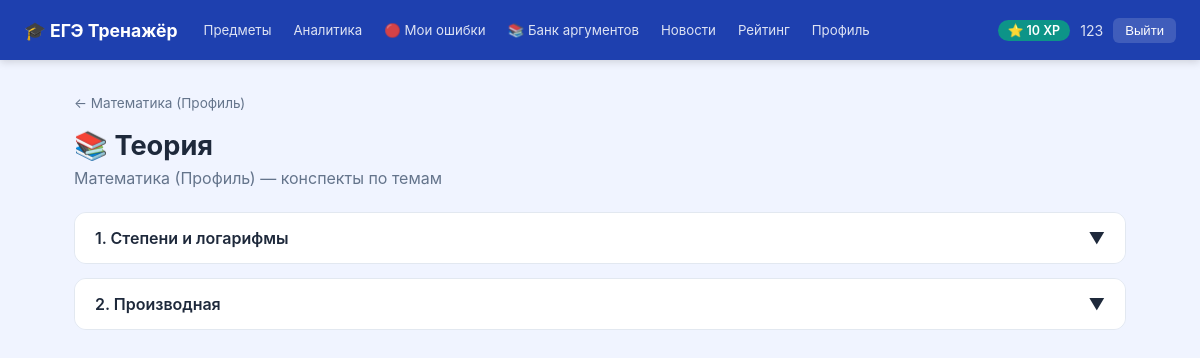
The page /py/subjects/math/theory (signed in) on the database its author committed.
### tables this page shows
CREATE TABLE users (
            id INTEGER PRIMARY KEY AUTOINCREMENT,
            name TEXT NOT NULL,
            email TEXT UNIQUE NOT NULL,
            password_hash TEXT NOT NULL,
            xp INTEGER NOT NULL DEFAULT 0,
            tests_completed INTEGER NOT NULL DEFAULT 0,
            created_at TIMESTAMP DEFAULT CURRENT_TIMESTAMP
        );

CREATE TABLE theory_sections (
            id INTEGER PRIMARY KEY AUTOINCREMENT,
            subject TEXT NOT NULL,
            title TEXT NOT NULL,
            content TEXT NOT NULL,
            order_index INTEGER NOT NULL DEFAULT 0
        );

### app.py (the view)
@app.route('/py/subjects/<subject>/theory')
@login_required
def theory(subject):
    if subject not in SUBJECTS: return redirect('/py/')
    user=get_current_user()
    try:
        cur=get_cursor()
        cur.execute('SELECT * FROM theory_sections WHERE subject=%s ORDER BY order_index',(subject,))
        sections=cur.fetchall()
    except: sections=[]
    return render_template('theory.html',user=user,subj=SUBJECTS[subject],subject=subject,sections=sections)

### app.py (called while the page is built)
def get_db():
    if 'db' not in g:
        if USE_SQLITE:
            conn = sqlite3.connect(SQLITE_PATH)
            conn.row_factory = sqlite3.Row
            g.db = conn; g.use_sqlite = True
        else:
            conn = psycopg2.connect(DATABASE_URL, cursor_factory=psycopg2.extras.RealDictCursor)
            conn.autocommit = False
            g.db = conn; g.use_sqlite = False
    return g.db

def get_cursor():
    db = get_db()
    cur = db.cursor()
    return SQLiteCursor(cur) if g.get('use_sqlite') else cur

def get_current_user():
    uid = session.get('user_id')
    if not uid: return None
    try:
        cur = get_cursor()
        cur.execute('SELECT id,name,email,xp,tests_completed FROM users WHERE id=%s',(uid,))
        return cur.fetchone()
    except: return None

def login_required(f):
    from functools import wraps
    @wraps(f)
    def decorated(*args, **kwargs):
        if not session.get('user_id'):
            return redirect('/py/login')
        return f(*args, **kwargs)
    return decorated

    def execute(self, sql, params=None):
        has_ret = bool(re.search(r'\bRETURNING\b', sql, re.IGNORECASE))
        if has_ret:
            sql = re.sub(r'\s+RETURNING\s+\w+', '', sql, flags=re.IGNORECASE)
        sql = sql.replace('%s', '?')
        self._cur.execute(sql, params or [])
        self._lastrowid = self._cur.lastrowid
        self._returning = has_ret

    def fetchone(self):
        if getattr(self, '_returning', False):
            return {'id': self._lastrowid}
        row = self._cur.fetchone()
        return dict(row) if row else None

    def fetchall(self):
        return [dict(r) for r in self._cur.fetchall()]

### templates/theory.html (shortened to what this page needs)
{% extends 'base.html' %}
{% block content %}
<div class="container">
  <a href="/py/subjects/{{ subject }}" class="back-link">← {{ subj.title }}</a>
  <div class="page-title">📚 Теория</div>
  <div class="page-subtitle">{{ subj.title }} — конспекты по темам</div>
  {% if sections %}
  {% for section in sections %}
  <div class="theory-section">
    <div class="theory-section-header">
      <span>{{ section.order_index }}. {{ section.title }}</span>
      <span class="chevron">▼</span>
    </div>
  </div>
  {% endfor %}
  {% else %}
  <div class="empty-state">
    <div class="icon">📭</div>
    <div>Теоретические материалы пока не добавлены</div>
  </div>
  {% endif %}
</div>
{% endblock %}

### templates/base.html (shortened to what this page needs)
<!DOCTYPE html>
<html lang="ru">
<head>
  <link rel="stylesheet" href="/py/static/css/style.css">
</head>
<body>
{% if user %}
<nav class="navbar">
  <a href="/py/" class="navbar-brand">🎓 ЕГЭ Тренажёр</a>
  <div class="navbar-links">
    <a href="/py/">Предметы</a>
    <a href="/py/analytics">Аналитика</a>
    <a href="/py/mistakes">🔴 Мои ошибки</a>
    <a href="/py/arguments">📚 Банк аргументов</a>
    <a href="/py/news">Новости</a>
    <a href="/py/leaderboard">Рейтинг</a>
    <a href="/py/profile">Профиль</a>
  </div>
  <div class="navbar-user">
    <span class="xp-badge">⭐ {{ user.xp }} XP</span>
    <span style="color:rgba(255,255,255,0.85);font-size:0.88rem">{{ user.name }}</span>
    <a href="/py/logout"><button class="btn-logout">Выйти</button></a>
  </div>
</nav>
{% endif %}
{% block content %}{% endblock %}
</body>
</html>

### static/css/style.css (style rules this page uses)
:root { --primary: #1e40af; --primary-light: #3b82f6; --primary-dark: #1e3a8a; --secondary: #0d9488; --bg: #f0f4ff; --card: #ffffff; --text: #1e293b; --text-muted: #64748b; --border: #e2e8f0; --success: #16a34a; --error: #dc2626; --warning: #d97706; --radius: 12px; --shadow: 0 2px 16px rgba(30,64,175,0.08); --shadow-hover: 0 8px 32px rgba(30,64,175,0.15); }
* { box-sizing: border-box; margin: 0; padding: 0; }
body { font-family: -apple-system, BlinkMacSystemFont, 'Segoe UI', sans-serif; background: var(--bg); color: var(--text); min-height: 100vh; }
a { color: var(--primary); text-decoration: none; }
.navbar { background: var(--primary); color: white; padding: 0 24px; display: flex; align-items: center; height: 60px; gap: 16px; box-shadow: 0 2px 8px rgba(0,0,0,0.15); position: sticky; top: 0; z-index: 100; }
.navbar-brand { font-size: 1.1rem; font-weight: 700; color: white; display: flex; align-items: center; gap: 8px; text-decoration: none; white-space: nowrap; }
.navbar-links { display: flex; gap: 2px; flex: 1; overflow-x: auto; }
.navbar-links a { color: rgba(255,255,255,0.85); padding: 5px 10px; border-radius: 6px; font-size: 0.83rem; transition: all 0.15s; white-space: nowrap; }
.navbar-user { display: flex; align-items: center; gap: 10px; font-size: 0.85rem; flex-shrink: 0; }
.xp-badge { background: var(--secondary); color: white; padding: 3px 10px; border-radius: 20px; font-weight: 600; font-size: 0.78rem; white-space: nowrap; }
.btn-logout { background: rgba(255,255,255,0.15); color: white; border: none; padding: 5px 12px; border-radius: 6px; cursor: pointer; font-size: 0.82rem; transition: background 0.15s; }
.container { max-width: 1100px; margin: 0 auto; padding: 32px 24px; }
.page-title { font-size: 1.7rem; font-weight: 700; margin-bottom: 6px; }
.page-subtitle { color: var(--text-muted); margin-bottom: 24px; }
.theory-section { background: white; border-radius: var(--radius); border: 1px solid var(--border); margin-bottom: 14px; overflow: hidden; }
.theory-section-header { padding: 15px 20px; cursor: pointer; display: flex; justify-content: space-between; align-items: center; font-weight: 600; background: white; transition: background 0.15s; }
.chevron { transition: transform 0.3s; display: inline-block; }
.back-link { display: inline-flex; align-items: center; gap: 6px; color: var(--text-muted); font-size: 0.85rem; margin-bottom: 18px; transition: color 0.15s; }

### rows shown on the page
users: xp "10", name "123"
theory_sections: order_index "1", title "Степени и логарифмы"
theory_sections: order_index "2", title "Производная"

### other values the page prints
{{ subj.title }} "Математика (Профиль)"
